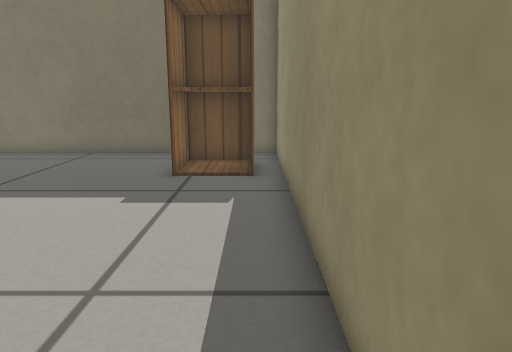
view 1 (above)

13 first-person views from a walk through a world built for the Gazebo simulator. The camera is 0.46 m above the floor, tilts 12° down and sees 70° across. The floor is counted in squares, 0.2 m on a side. Each view is taken from the middle of a square. On the plan, view 1 faces up. The plan holds only what a view shows up to about 20 squares ahead; the rest is blank. Simple patterns stand in for the simulator's built-in surfaces.

view 2
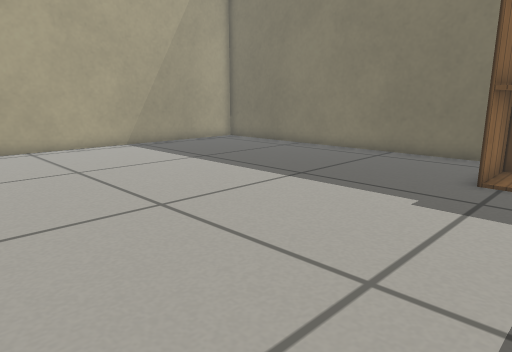

view 3
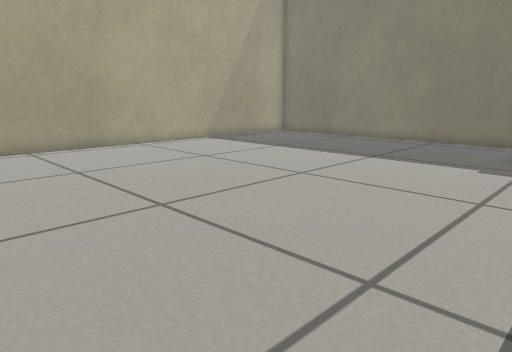

view 4
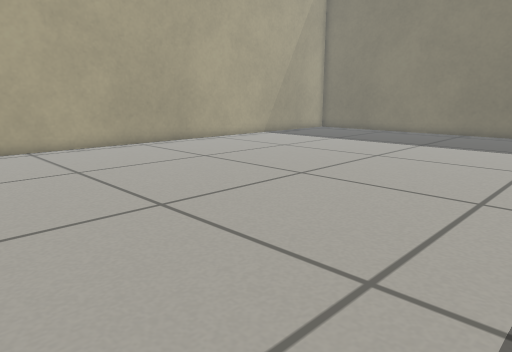

view 5
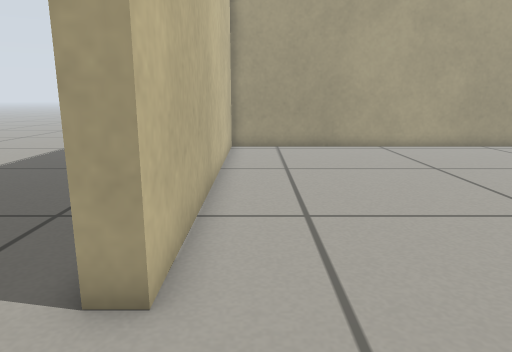

view 6
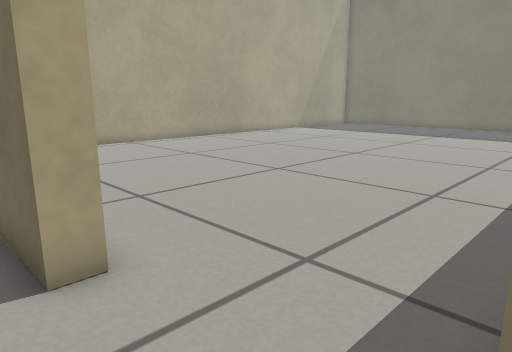

view 7
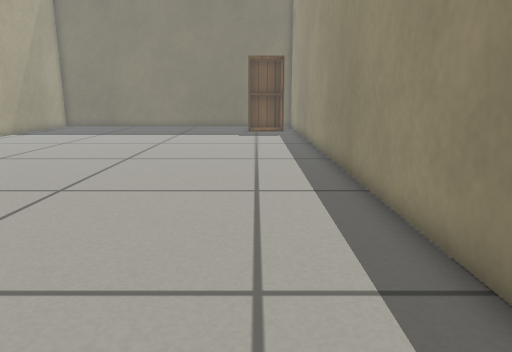

view 8
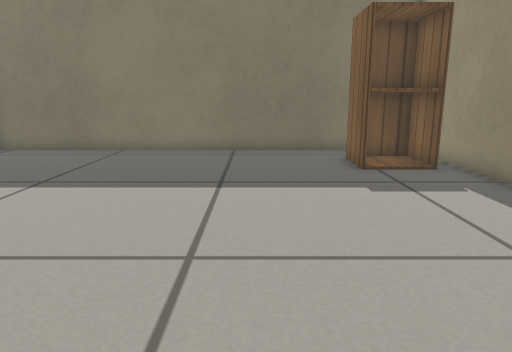

view 9
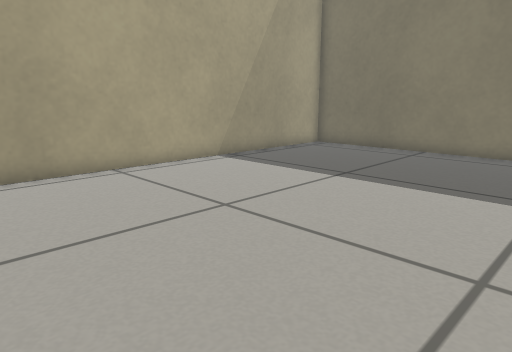

view 10
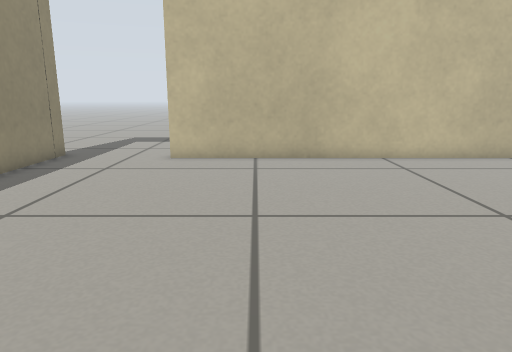

view 11
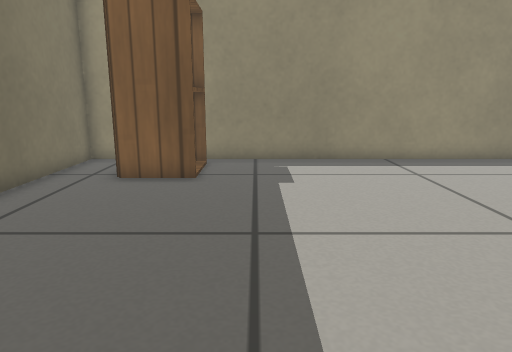

view 12
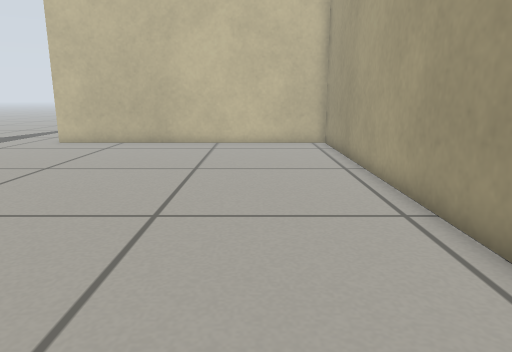

view 13
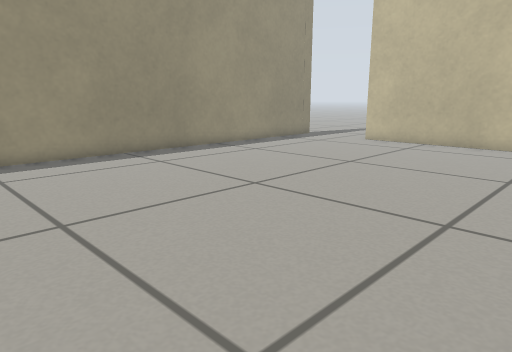

### Floor plan
Points are (right, up) in squares from view 1. A wall is a line through its corners. A room is listed if a view was taken in it or the views show most of it. See-through windows are left out.
Room 1 (views 1, 2, 3, 4, 5, 8, 9, 10, 11, 12, 13)
walls: (0.9, -14) (0.9, 15.3) (-17.6, 15.3) (-17.6, -13.2) (-3.6, -13.2)
ways out: open door at (-1.5, -13.5) to room 2
objects: cabinet (-2, 11) to (0, 13)
Room 2 (views 6, 7)
walls: (-3.6, -13.9) (-6.1, -13.9)
ways out: open door at (-1.5, -13.5) to room 1; opening at (1, -15)

Where each view was taken, in squares from view 1:
view 1: 0 up, 0 right, facing up
view 2: 0 up, 0 right, facing up-left
view 3: 5 down, 0 right, facing up-left
view 4: 10 down, 0 right, facing up-left
view 5: 12 down, 0 right, facing left
view 6: 15 down, 1 right, facing up-left
view 7: 15 down, 2 left, facing up
view 8: 1 down, 6 left, facing up
view 9: 1 down, 6 left, facing up-left
view 10: 1 up, 7 left, facing down
view 11: 9 up, 13 left, facing right
view 12: 6 up, 14 left, facing down
view 13: 6 up, 14 left, facing down-right
